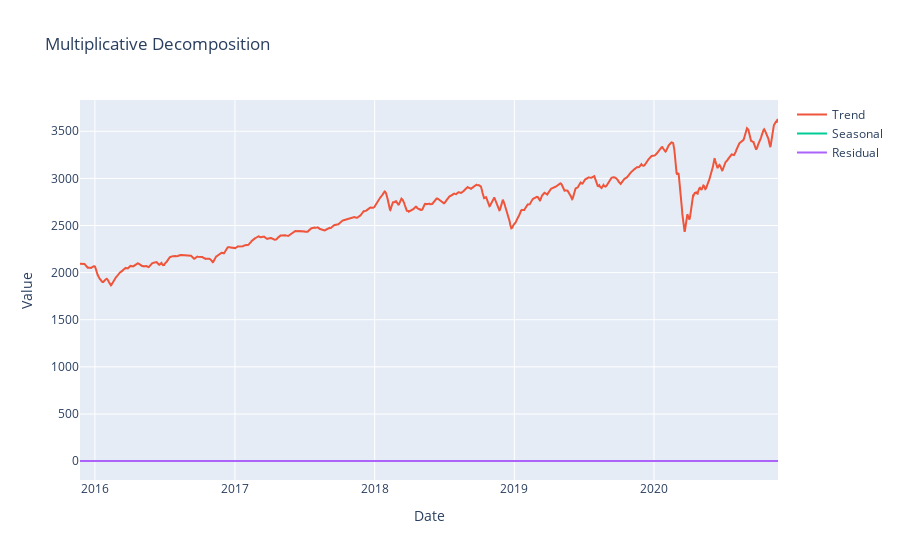
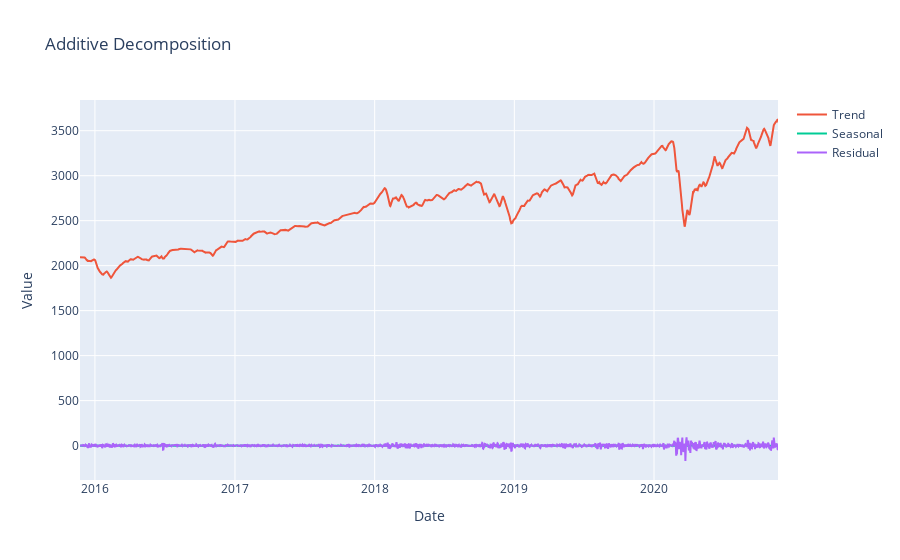

Notebook code for these charts, in order:
### Code cell
df = pd.read_csv('yahoo_stock.csv', parse_dates = ['Date'], index_col = 'Date')
result_mul, result_add = seasonal_decomposition(df, 'High')
plot(result_mul, result_add)

### Figure 1 — Plotly figure (JSON) as saved in the notebook; plotly's stock layout.template omitted (floating-point values rounded to 4 significant figures; data arrays with more than 128 entries replaced by an {"elided": "..."} marker saying what was removed)
{"data": [{"hovertemplate": "<extra></extra>", "legendgroup": "", "line": {"color": "#636efa", "dash": "solid"}, "marker": {"symbol": "circle"}, "mode": "lines", "name": "", "orientation": "v", "showlegend": false, "type": "scatter", "xaxis": "x", "yaxis": "y"}, {"mode": "lines", "name": "Trend", "type": "scatter", "x": {"elided": "1825 str values"}, "y": {"elided": "1825 float values"}}, {"mode": "lines", "name": "Seasonal", "type": "scatter", "x": {"elided": "1825 str values"}, "y": {"elided": "1825 float values"}}, {"mode": "lines", "name": "Residual", "type": "scatter", "x": {"elided": "1825 str values"}, "y": {"elided": "1825 float values"}}], "layout": {"legend": {"tracegroupgap": 0}, "title": {"text": "Multiplicative Decomposition"}, "xaxis": {"anchor": "y", "domain": [0, 1], "title": {"text": "Date"}}, "yaxis": {"anchor": "x", "domain": [0, 1], "title": {"text": "Value"}}}}

### Figure 2 — Plotly figure (JSON) as saved in the notebook; plotly's stock layout.template omitted (floating-point values rounded to 4 significant figures; data arrays with more than 128 entries replaced by an {"elided": "..."} marker saying what was removed)
{"data": [{"hovertemplate": "<extra></extra>", "legendgroup": "", "line": {"color": "#636efa", "dash": "solid"}, "marker": {"symbol": "circle"}, "mode": "lines", "name": "", "orientation": "v", "showlegend": false, "type": "scatter", "xaxis": "x", "yaxis": "y"}, {"mode": "lines", "name": "Trend", "type": "scatter", "x": {"elided": "1825 str values"}, "y": {"elided": "1825 float values"}}, {"mode": "lines", "name": "Seasonal", "type": "scatter", "x": {"elided": "1825 str values"}, "y": {"elided": "1825 float values"}}, {"mode": "lines", "name": "Residual", "type": "scatter", "x": {"elided": "1825 str values"}, "y": {"elided": "1825 float values"}}], "layout": {"legend": {"tracegroupgap": 0}, "title": {"text": "Additive Decomposition"}, "xaxis": {"anchor": "y", "domain": [0, 1], "title": {"text": "Date"}}, "yaxis": {"anchor": "x", "domain": [0, 1], "title": {"text": "Value"}}}}
